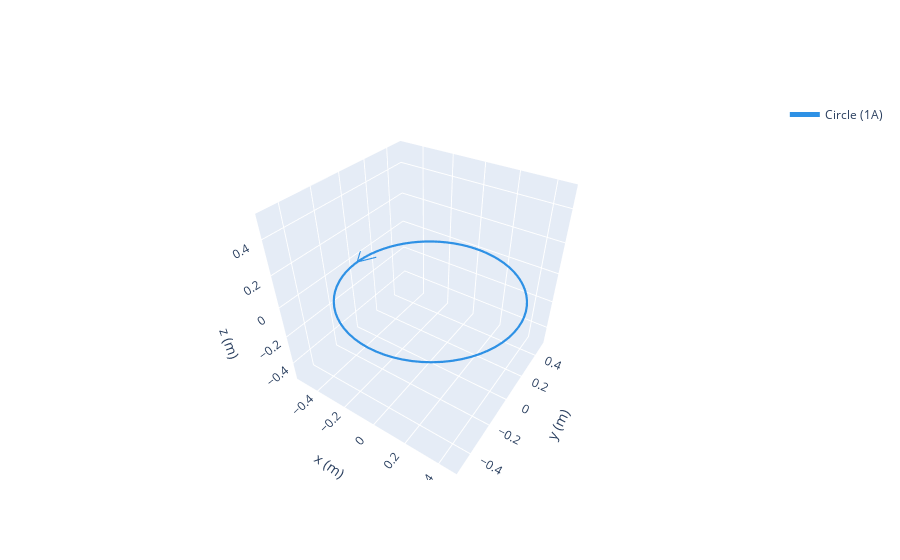

Notebook source saved alongside this figure:
### Code cell
loop = magpy.current.Circle(current=1, diameter=1)

loop.show()
